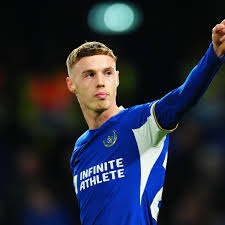
#> input picture wk2/palmerboy.jpg, 225 x 225 px
$ python Removing_Noise.py
#> lines starting #> are read from the running program, lines starting #| are printed output that depends on the picture
# Import the necessary libraries
import cv2
import matplotlib.pyplot as plt
import numpy as np

# Load the image
image = cv2.imread('palmerboy.jpg')
#> image is the input picture: shape (225, 225, 3); mean B, G, R 56.4, 42.5, 37.6

# Plot the original image
plt.subplot(1, 2, 1)
plt.title("Original")
plt.imshow(image)

# Remove noise using a median filter
filtered_image = cv2.medianBlur(image, 15)
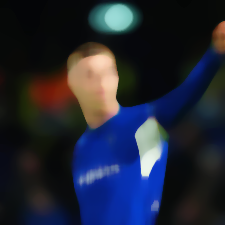
#> filtered_image: shape (225, 225, 3); mean B, G, R 54.2, 38.2, 33.2

# Save the filtered image
#cv2.imwrite('img/Median-Blur.jpg', filtered_image)

# Plot the blurred image
plt.subplot(1, 2, 2)
plt.title("Median Blur")
plt.imshow(filtered_image)

# Show both images
plt.show()
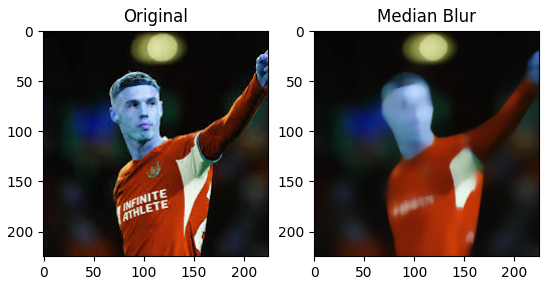
#> figure drawn by matplotlib, 2 panels; B, G, R data is drawn as R, G, B

$ run again, with wk2/maresca.jpg copied over wk2/palmerboy.jpg
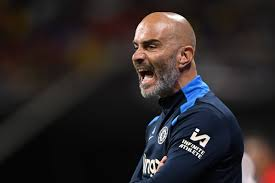
#> input picture wk2/maresca.jpg, 275 x 183 px
#> image is the input picture: shape (183, 275, 3); mean B, G, R 39.7, 39.3, 45.3
#> `filtered_image = cv2.medianBlur(image, 15)`:
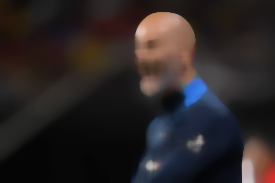
#> filtered_image: shape (183, 275, 3); mean B, G, R 37.4, 37, 43
#> `plt.show()`:
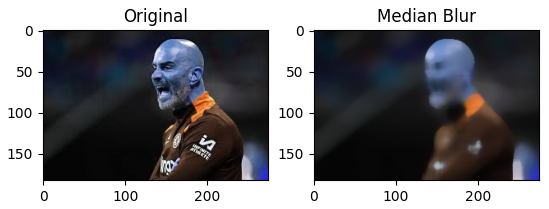
#> figure drawn by matplotlib, 2 panels; B, G, R data is drawn as R, G, B

$ run again, with wk2/peter.jpg copied over wk2/palmerboy.jpg
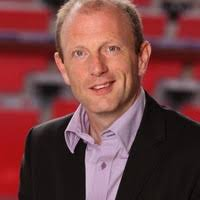
#> input picture wk2/peter.jpg, 200 x 200 px
#> image is the input picture: shape (200, 200, 3); mean B, G, R 66.5, 65.9, 115.5
#> `filtered_image = cv2.medianBlur(image, 15)`:
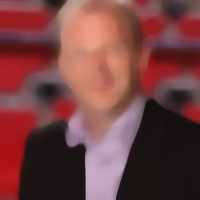
#> filtered_image: shape (200, 200, 3); mean B, G, R 65.7, 65.2, 116.2
#> `plt.show()`:
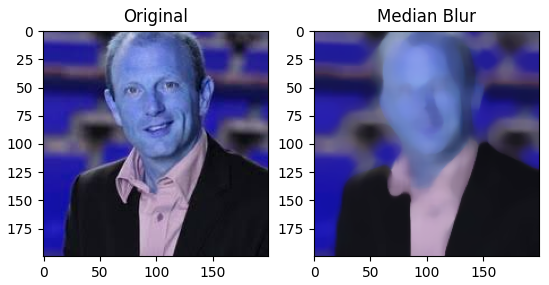
#> figure drawn by matplotlib, 2 panels; B, G, R data is drawn as R, G, B
